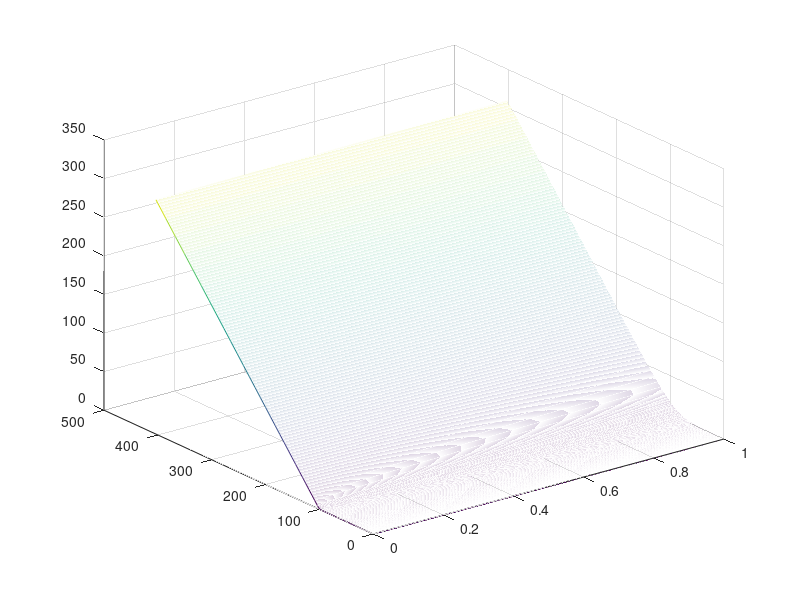
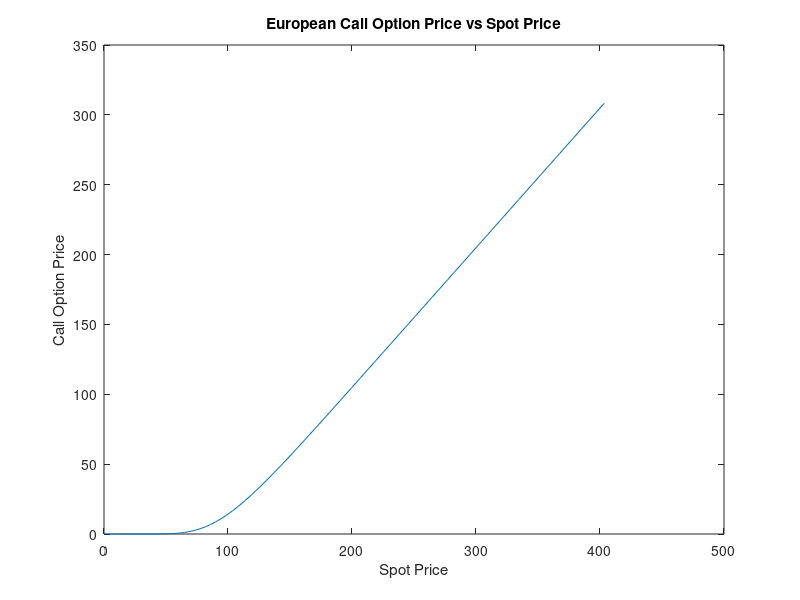

Recreate these plots in MATLAB, in order.
% Finite Difference for European Call Option

T = 1;
r = 0.05;
sigma = 0.3;
K = 100;
R = 6;
N = 2; M = 4;

trials = 5;
u_mat = NaN(M*2^(trials+1)+1, N*4^trials+1);
ttm_arr = NaN(N*4^trials+1, 1);

for x = 1:trials
    N = N*4;
    M = M*2;
    dt = T/N;
    dy = R/M;
    % N*dt = T; M*dy = R
    a = (-0.5*dt*(sigma^2)/(dy^2)) + (0.5*dt*(r-0.5*sigma^2)/dy);
    b = 1 + dt*(r + (sigma^2/(dy^2)));
    c = dt*(-0.5*((r - 0.5*(sigma^2))/dy) - 0.5*(sigma^2)/(dy^2));
    temp = reshape([ones(2*M -1, 1) *a; ones(2*M -1, 1) *b; ones(2*M -1, 1) *c], 2*M - 1, 3);
    Ah = spdiags(temp, [-1, 0, 1], 2*M - 1, 2*M - 1);
    % u at state i and time n=0
    px = exp((-M:M)' * dy);
    uin = max(px-K, 0);
    if x == trials
        u_mat(:, 1) = uin;
        ttm_arr(1) = 0;
    end
    for n = 1:N
        Bhn = uin(2:2*M);
        Bhn(end) = Bhn(end) -c*( exp(M*dy) - exp(-r*(n+1)*dt)*K );
        uinp1 = Ah\Bhn;
        uin = [0; uinp1; exp(M*dy) - exp(-r*(n+1)*dt)*K];

        if x == trials
            u_mat(:, n+1) = uin;
            ttm_arr(n+1) = n*dt;
        end
    end
end


mesh(ttm_arr, px, u_mat)


% hold off
% legend show

figure()
plot(px, uin)
title('European Call Option Price vs Spot Price')
ylabel({'Call Option Price'});
xlabel({'Spot Price'});
